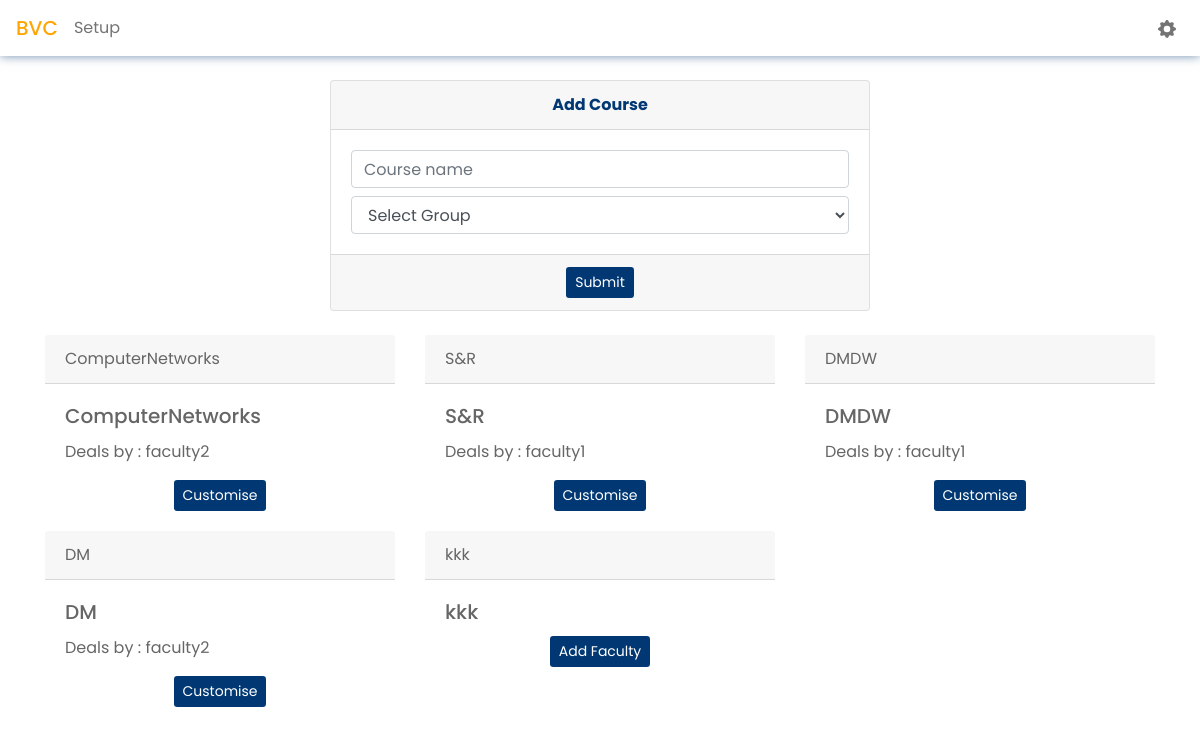
The app's page /SuperAdmin/customizeCourse/ (signed in) with its own data.
### SuperAdmin/models.py (models this page shows, shortened)
class Course(models.Model):
      courseName = models.CharField(max_length=100)
      group = models.ForeignKey(Group,on_delete=models.CASCADE)
      class Meta:
        unique_together = (('courseName','group'))

class FacultyDealsWith(models.Model):
      courseid = models.ForeignKey(Course,on_delete=models.CASCADE)
      faculty = models.ForeignKey(NewUser,on_delete = models.CASCADE)

### App/models.py (models this page shows, shortened)
class NewUser(AbstractBaseUser,PermissionsMixin):
    username = None
    email = models.EmailField(gettext_lazy("email address"),unique=True)
    roll = models.CharField(max_length=10,unique=True)
    name = models.CharField(max_length=200,blank=True)
    mobile = models.CharField(max_length=12,blank=True)
    isStudent = models.BooleanField(default = False)
    isFaculty = models.BooleanField(default=False)
    isAdmin = models.BooleanField(default=False)
    is_staff = models.BooleanField(default=False)
    is_active = models.BooleanField(default=True)
    start_date = models.DateField(default=timezone.now)
    avatar = models.ImageField(upload_to=get_avataar_path, blank=True)
    batch =  models.ForeignKey(Batch,on_delete=models.CASCADE,blank=True,null=True)
    objects = CustomAccountManager()
    USERNAME_FIELD = "email"
    REQUIRED_FIELDS = ['roll','name']

### SuperAdmin/views.py (the view, shortened to what this page needs)
# urls.py: path("customizeCourse/",views.customizeCourse,name="customizeCourse"),
@login_required(login_url="App:loginPage")
def customizeCourse(request):
    courses = Course.objects.all()
    groups = Group.objects.all()
    return render(request,"SuperAdmin/customizecourse.html",{"courses":courses,"groups":groups})

### SuperAdmin/templatetags/superadminCustomtags.py (called while the page is built)
@register.simple_tag
def getFaculty(course):
      faculty = FacultyDealsWith.objects.filter(courseid = course)
      if(len(faculty)>0):
            return faculty[0]
      else:
            return None

### SuperAdmin/templates/SuperAdmin/customizecourse.html (shortened to what this page needs)
{% load superadminCustomtags %}
{% load static %}
<!doctype html>
<html lang="en">
  <head>
    <link rel="stylesheet" href="https://cdn.jsdelivr.net/npm/bootstrap@4.6.1/dist/css/bootstrap.min.css">
    <link rel="stylesheet" href="{% static 'SuperAdmin/css/customizecourse.css' %}" />
  </head>
  <body>
    <nav class="navbar  mb-4">
        <span  class="navbar-brand mb-0 h1"><a style="color:orange" class="text-decoration-none" href="{% url 'SuperAdmin:dashboard' %}">BVC</a></span>
        <span class="mr-auto "><a class="text-decoration-none custom-nav-items"   href="{% url 'SuperAdmin:setup' %}">Setup</a></span>
        <span class="mr-2" ><a class="text-decoration-none custom-nav-items"  href="{% url 'SuperAdmin:myAccount' %}"></a></span>
    </nav>
      <div class="container">
            <div class="row">
                <div class="col-lg-3">
                </div>
                <div class="col-lg-6">
                    <div class="card">
                        <div class="card-header d-flex alignitemsceter justify-content-center">
                            <b style="color: #013873 ">Add Course</b>
                        </div>
                        <form method="POST">
                            <div class="card-body">
                                    <div class="row">
                                        <div class="col">
                                            <input  type="text box" class="form-control mb-2" name="course" placeholder="Course name" required />
                                            <select class="form-control" name="group" required>
                                                <option selected disabled> Select Group </option>
                                            </select>
                                        </div>
                                    </div>
                            </div>
                            <div class="card-footer d-flex align-items-center justify-content-center">
                                <button type="submit" class="btn btn-sm blue-to-orange-btn">Submit</button>
                            </div>
                        </form>
                    </div>
            </div>
                  <br>
              <div class="container mt-4" >
              <div class="course-box row">
                  {% for course in courses %}
                  <div class="col-sm-6 col-lg-4 col-xs-12">
                      <div class="cards">
                          <div class="card1">
                          <div class="card-header">{{course.courseName}}</div>
                          <div class="card-body">
                              {% getFaculty course.id as f %}
                              <h5 class="card-title">{{course.courseName}}</h5>
                              {% if f %}
                              <p class="card-text">Deals by : {{f.faculty.name}} </p>
                              <center>
                              <button class="btn btn-sm blue-to-orange-btn" data-toggle="modal"
                                  data-target="#staticBackdrop{{course.id}}">Customise</button></center>
                              {% else %}
                              <center>
                              <button class="btn  btn-sm blue-to-orange-btn" data-toggle="modal" data-target="#staticBackdrop1{{course.id}}">Add
                                  Faculty</button></center>
                              {% endif %}
                          </div>
                          </div>
                                    {% getFaculty course.id as f %}
                      </div>
                  </div>
                  {% endfor %}
              </div>
              </div>
      </div>
  </body>
</html>

### SuperAdmin/static/SuperAdmin/css/customizecourse.css (style rules this page uses)
* { box-sizing: border-box; margin: 0; padding: 0; }
body { color: #666666; background: white; }
.navbar { box-shadow: 0px 0px 10px 0px #01387391; }
.custom-nav-items { color:rgb(116, 116, 116); }
.blue-to-orange-btn { color:white; background:#013873; }

### SuperAdmin/templates/SuperAdmin/customizecourse.html (style rules this page uses)
body { font-family: 'Poppins'; }

### records on screen
Course: courseName "ComputerNetworks"
FacultyDealsWith: faculty.name "faculty2"
Course: courseName "S&R"
FacultyDealsWith: faculty.name "faculty1"
Course: courseName "DMDW"
FacultyDealsWith: faculty.name "faculty1"
Course: courseName "DM"
FacultyDealsWith: faculty.name "faculty2"
Course: courseName "kkk"
